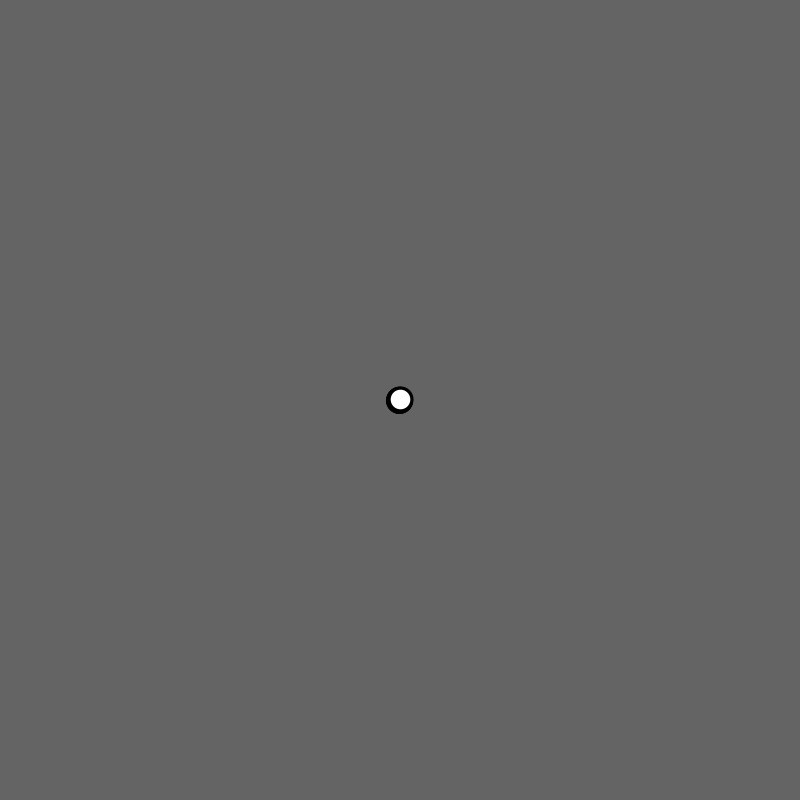
Frame 1 (no input)
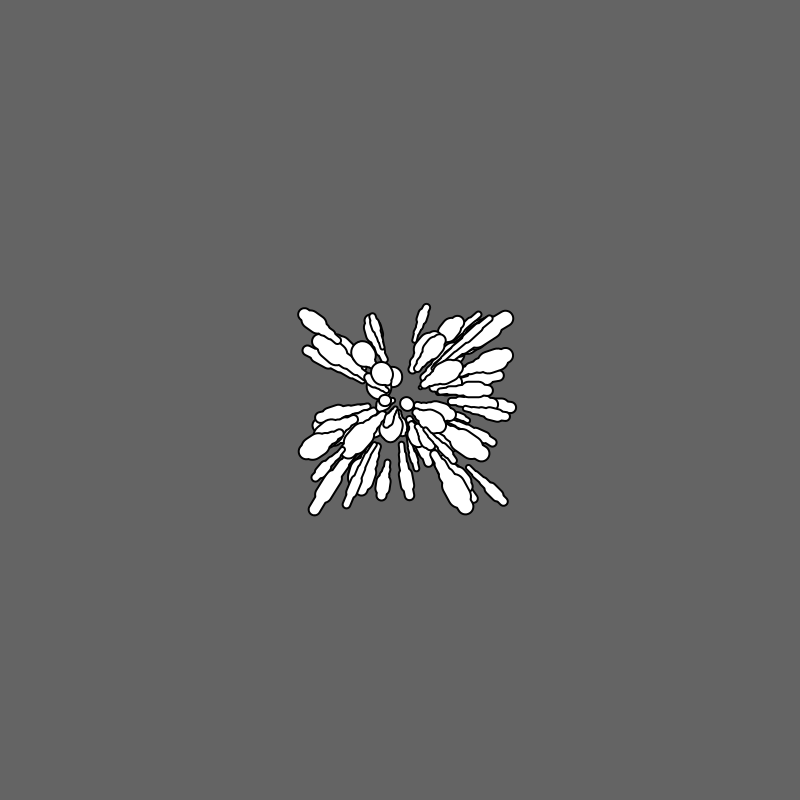
Frame 60 (the mouse pressed at the canvas centre just before this capture)
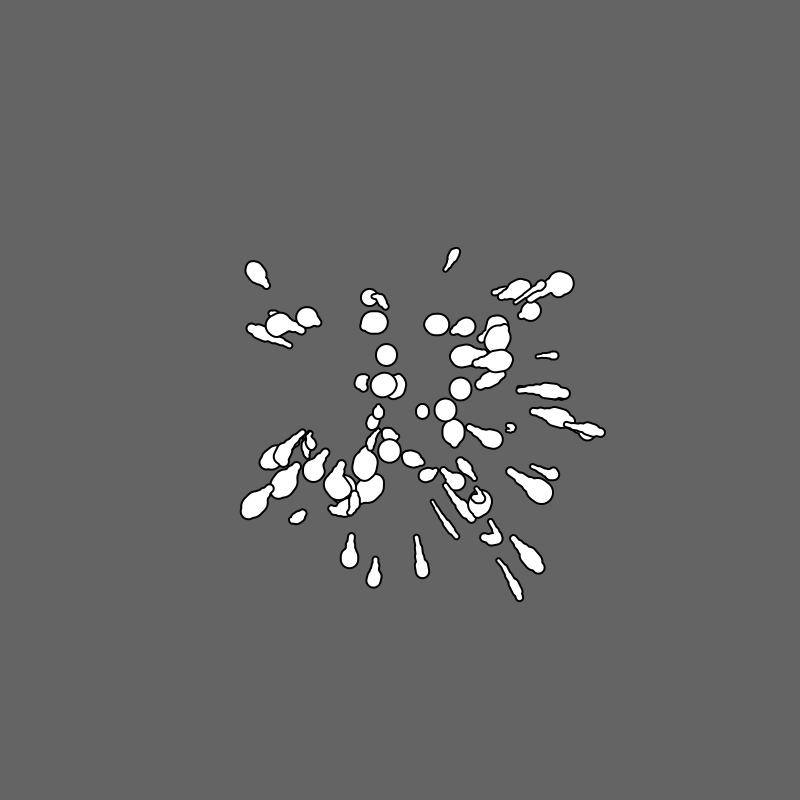
Frame 120 (the mouse held since frame 60 and released just before this capture)

The Processing sketch that drew these frames (run headless with seeded random() and noise(); from frame 60 on, the mouse is pressed at the canvas centre):

// Processing sketch: processing_186445
// ── processing_186445.pde

Swimmer[] things = new Swimmer[75];


//begin class block
class Swimmer{
 ///////////////////////
  //begin class block
class Folbol{
  
float followerX = width/2;
float followerY = height/2;
float easing;

float targetX;
float targetY;

float diameter;

float mapper;

int colz;


 
 //class constructor (like setup function)
 Folbol(float d, float e, int c){
   
   colz = c;
   diameter = d;
   easing = e;
 }
 
 //method for the "math" behind the object
 void update(float x, float y){
  targetX = x;
  targetY = y;
  
  
  followerX += (targetX - followerX) * easing;
  followerY += (targetY - followerY) * easing;
  
//  mapper = dist(targetX,targetY,followerX,followerY);
  
//   easing = map(mapper,0,width,.001,.9999);
 
  
 }
 

  
  //method for drawing the object to the screen
  void display(){
  strokeWeight(diameter);
  stroke(colz);
 
  

  line(followerX, followerY, targetX, targetY);

//  rect(followerX, followerY, targetX, targetY);

 
  }  
}
////////////////////////////////////////end class block
  Folbol f01, f02, f03, f04, f05, f06;
  Folbol f01b, f02b, f03b, f04b, f05b, f06b;

float speedy = random(.1,.2);

float posX;
float posY;
float dirX = 1;
float dirY = 1;

float counter = 0;

float ranX;
float ranY;

float waiter = 0;
float wait = random(1,75);

int dX = 0;
int dY = 0;

float big = random(5,25);
  
 //class constructor (like setup function)
 Swimmer(){
   
 f01 = new Folbol(2,random(.005,.001),150);
  f02 = new Folbol(big*.625,speedy,255);
  f03 = new Folbol(big*.95,speedy,255);
  f04 = new Folbol(big*.6,speedy,255);
  f05 = new Folbol(big*.45,speedy,255);
  f06 = new Folbol(big*.3,speedy,255);
  
 f01b = new Folbol(2,random(.005,.001),0);
  f02b = new Folbol((big*.625)+4,speedy,0);
  f03b = new Folbol((big*.95)+4,speedy,0);
  f04b = new Folbol((big*.6)+4,speedy,0);
  f05b = new Folbol((big*.45)+4,speedy,0);
  f06b = new Folbol((big*.3)+4,speedy,0);
  
  posX = random(width);
  posY = random(height);
 }
 
 //method for the "math" behind the object
 void update(){
   
  float ranMax = random(20,100);
  
  counter++;
  if(counter > ranMax){
   
  ranX = random(-50,50);
  ranY = random(-50,50);
    
    counter = 0;
  }
  
   if(mousePressed){
    
   waiter++;
   if(waiter>wait){
    
     waiter = wait;
     
    dX = mouseX+int(ranX*2);
    dY = mouseY+int(ranY*2);
    
    posX = dX;
    posY = dY;
   
    
  }else{
    
  
  
  posX += dirX;
  posY += dirY;
  }
   }else{
     waiter = 0;
  posX += dirX;
  posY += dirY;
   }
  
  if(posX >= width+100){
    dirX = random(-3)-.1;
  }
  if(posX <= 0-100){
    dirX = random(3)+.1;
  }
     if(posY >= height+100){
    dirY = random(-3)-.1;
  }
  if(posY <= 0-100){
    dirY = random(3)+.1;
  } 
    f01.update(posX+ranX,posY+ranY);
    f02.update(f01.followerX,f01.followerY);
    f03.update(f02.followerX,f02.followerY);
    f04.update(f03.followerX,f03.followerY);
    f05.update(f04.followerX,f04.followerY);
    f06.update(f05.followerX,f05.followerY);
    
      f01b.update(posX+ranX,posY+ranY);
        f02b.update(f01.followerX,f01.followerY);
    f03b.update(f02.followerX,f02.followerY);
    f04b.update(f03.followerX,f03.followerY);
    f05b.update(f04.followerX,f04.followerY);
    f06b.update(f05.followerX,f05.followerY);
  
 }
  
  //method for drawing the object to the screen
  void display(){


  

//  f01.display();
   
     f02b.display();
  

  f03b.display();
  

  f04b.display();
  

  f05b.display();


  f06b.display(); 

  f02.display();
  

  f03.display();
  

  f04.display();
  

  f05.display();


  f06.display();
  

}
}






void setup(){
  size(800,800);
  background(100);
  smooth();
  
  for(int i = 0; i < things.length; i++){
  things[i] = new Swimmer(); 
  }
  
}

void draw(){
  background(100);
  


  
  for(int i = 0; i < things.length; i++){
  things[i].update();
  things[i].display();
  }

    

  
  
  
}
  
